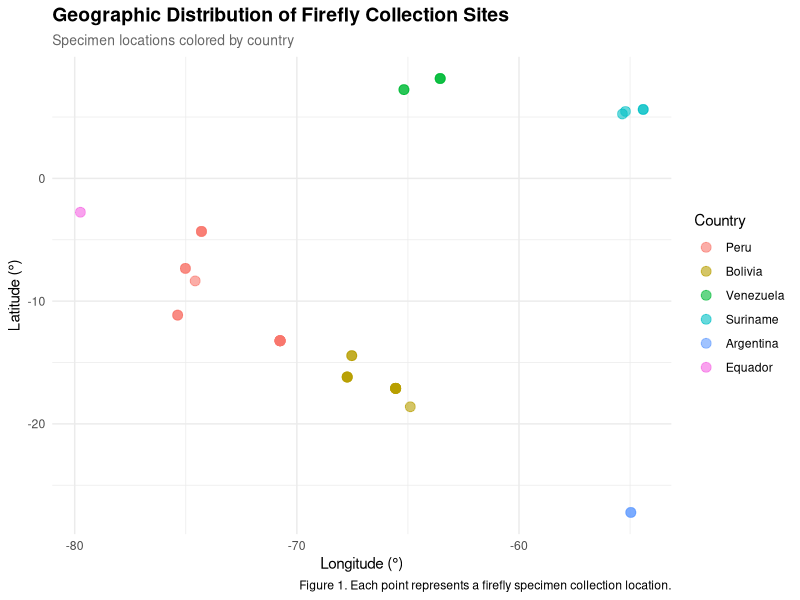
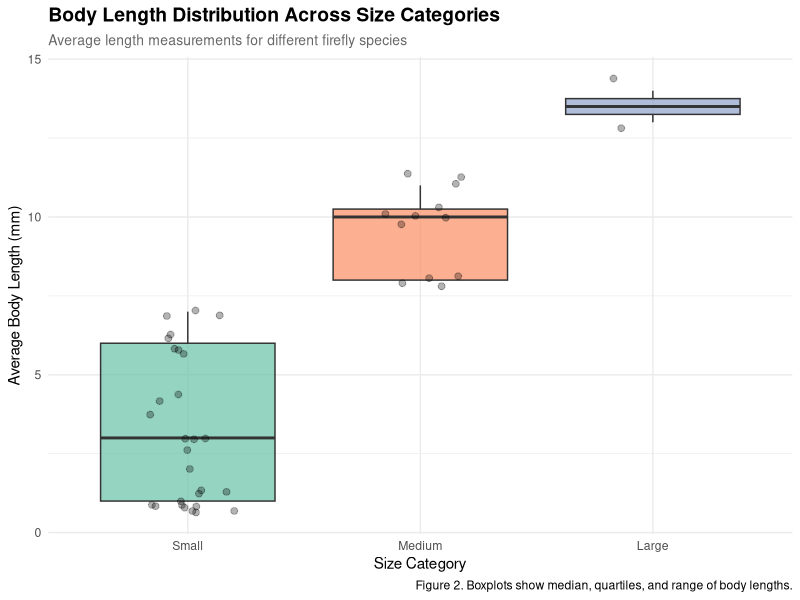

The R source for these figures, in order:
## ---- chunk 1
knitr::opts_chunk$set(echo = FALSE, warning = FALSE, message = FALSE)
## ---- chunk 2
library(readxl)
library(tidyverse)
library(here)
library(dplyr)
library(ggplot2)
library(lubridate)
library(kableExtra)
## ---- chunk 3
#Read in the datasets
firefly <- read_xlsx(here("Firefly.xlsx"))
measurements <- read_xlsx(here("Measurments.xlsx"))
## ---- chunk 4
#Data cleaning and QA/QC
#Custom function to clean species names
clean_species_name <- function(name) {
#Remove extra whitespace and standardize capitalization
  name <- str_trim(name)
  name <- str_to_lower(name)
#Check if name is valid and not na
  if (nchar(name) < 2) {
    return(NA_character_)
  } else {
    return(name)
  }
}

#Clean the firefly dataset
firefly_clean <- firefly %>%
#First, replace cells with NA
  mutate(across(where(is.character), ~na_if(., ""))) %>%
#Remove columns with all values being NA these are for future work to be filled in later and are not needed here
  select(where(~!all(is.na(.)))) %>%
  mutate(
#Clean species names using the custom function we made above
    Species = map_chr(Species, clean_species_name),
#Parse dates as month-year, establishing anything that I might have put as nd (no date) as NA, creating a new column for original date so the data is removed, we just have a column that translates our dates or easier analysis later, for this analysis it will take our date/year and translate it to the first day of the month. Keep in mind the month it correlates to shows specimens collected any time that month
    Date_original = Date,
    Date = if_else(Date %in% c("N.D.", "ND", "N.D", "nd"), 
                   NA_character_, 
                   Date),
    Date = suppressWarnings(parse_date_time(Date, orders = c("my", "ym", "b Y", "B Y"), truncated = 2)),
#Clean up the coordinates and establish them as coords
    Lat = as.numeric(Lat),
    Long = as.numeric(Long)
  ) %>%
#Remove rows with NA
  filter(!is.na(Species), !is.na(Lat), !is.na(Long))

#Clean the measurements dataset
measurements_clean <- measurements %>%
  mutate(
    Species = map_chr(Species, clean_species_name),
    Average_length = as.numeric(Average_length),
    Average_width = as.numeric(Average_width)
  ) %>%
  filter(!is.na(Species))
## ---- chunk 5
#Subsetting rows and selecting columns
#create a subset with only the columns we will need for the analysis below
firefly_subset <- firefly_clean %>%
  select(Genus, Species, Country, Prov_depto_state, Location, Lat, Long, Date)

#subset the data to countries that have good data online, it should be everything we have but this is just a precaution to clean and parse the data even more
firefly_filtered <- firefly_subset %>%
  filter(!is.na(Country), !is.na(Date))
## ---- chunk 6
#Adding new columns
firefly_enhanced <- firefly_filtered %>%
  mutate(
#Extract year, month, and establish season from date provided in the data based on location. This is going to look strange to you but keep in mind the seasons in South America are different than our own
    Year = year(Date),
    Month = month(Date, label = TRUE),
    Season = case_when(
      Month %in% c("Dec", "Jan", "Feb") ~ "Summer",
      Month %in% c("Mar", "Apr", "May") ~ "Autumn",
      Month %in% c("Jun", "Jul", "Aug") ~ "Winter",
      Month %in% c("Sep", "Oct", "Nov") ~ "Spring"
    ),
#Create a column that has the scientific name in one cell instead of having them in two seperate columns
    Scientific_name = paste(Genus, Species),
#Calculate absolute latitude (distance from equator)
    Abs_lat = abs(Lat),
  )
## ---- chunk 7
#Joining both datasets together now
firefly_complete <- firefly_enhanced %>%
  left_join(measurements_clean, by = "Species") %>%
#Add body size category based on length establishing what each size category is
  mutate(
    Size_category = case_when(
      Average_length < 8 ~ "Small",
      Average_length >= 8 & Average_length < 12 ~ "Medium",
      Average_length >= 12 ~ "Large",
      TRUE ~ "Unknown"
    )
  )
## ---- chunk 8
#Creating factors and reordering factor levels
firefly_complete <- firefly_complete %>%
  mutate(
#Convert seasons to factor with in an order that makes sense to us humans
    Season = factor(Season, levels = c("Spring", "Summer", "Autumn", "Winter")),
#Order the different size categories from small to big
    Size_category = factor(Size_category, 
                          levels = c("Small", "Medium", "Large", "Unknown")),
#Convert country to factor, ordered by frequency
    Country = fct_infreq(Country),
#Create genus factor
    Genus = as.factor(Genus.x) 
  )
## ---- chunk 9
#Summarizing data by group this should not show up in the actual knitted file as that will be represented in the next chunk in code

#Summary by country
country_summary <- firefly_complete %>%
  group_by(Country) %>%
  summarise(
    N_specimens = n(),
    N_species = n_distinct(Species),
    Mean_latitude = mean(Lat, na.rm = TRUE),
    SD_latitude = sd(Lat, na.rm = TRUE),
    Date_range_years = paste(min(Year, na.rm = TRUE), 
                             max(Year, na.rm = TRUE), 
                             sep = " - ")
  ) %>%
  arrange(desc(N_specimens))
# Summary by species
species_summary <- firefly_complete %>%
  group_by(Scientific_name, Size_category) %>%
  summarise(
    N_records = n(),
    N_countries = n_distinct(Country),
    Mean_lat = mean(Lat, na.rm = TRUE),
    Mean_length = mean(Average_length, na.rm = TRUE),
    Mean_width = mean(Average_width, na.rm = TRUE),
    .groups = "drop"
  )
## ---- chunk 10
#For or while loop

#Calculate various metrics using a loop
metrics <- list()
categories <- c("Country", "Season", "Size_category")

for (i in seq_along(categories)) {
  cat_name <- categories[i]
  
#If statement (already used above, but additional here)
  if (cat_name %in% names(firefly_complete)) {
    metrics[[cat_name]] <- firefly_complete %>%
      group_by(across(all_of(cat_name))) %>%
      summarise(count = n(), .groups = "drop") %>%
      arrange(desc(count))
  }
}
## ---- chunk 11
#Using lists or nested data frames

#Create nested data frame by country
nested_by_country <- firefly_complete %>%
  group_by(Country) %>%
  nest() %>%
  mutate(
  #Calculate summary statistics for each country
    n_records = map_int(data, nrow),
    n_species = map_int(data, ~n_distinct(.x$Species)),
    lat_range = map(data, ~range(.x$Lat, na.rm = TRUE))
  )

#Create nested data frame by species
nested_by_species <- firefly_complete %>%
  group_by(Scientific_name) %>%
  nest() %>%
  mutate(
    geographic_range = map(data, ~{
      list(
        lat_range = range(.x$Lat, na.rm = TRUE),
        long_range = range(.x$Long, na.rm = TRUE),
        countries = unique(.x$Country)
      )
    })
  )
## ---- chunk 12
#TABLE: Country-level summary
country_table <- country_summary %>%
  head(10) %>%
  select(Country, N_specimens, N_species, Mean_latitude, Date_range_years) %>%
  mutate(Mean_latitude = round(Mean_latitude, 2))
## ---- chunk 13
kable(country_table, 
      col.names = c("Country", "Specimens", "Species", "Mean Latitude", "Collection Period"),
      align = c("l", "r", "r", "r", "l")) %>%
  kable_styling(bootstrap_options = c("striped", "hover", "condensed"),
                full_width = FALSE)
## ---- chunk 14
#FIGURE 1: Scatterplot of geographic distribution
ggplot(firefly_complete, aes(x = Long, y = Lat, color = Country)) +
  geom_point(alpha = 0.6, size = 3) +
  labs(
    title = "Geographic Distribution of Firefly Collection Sites",
    subtitle = "Specimen locations colored by country",
    x = "Longitude (°)",
    y = "Latitude (°)",
    color = "Country",
    caption = "Figure 1. Each point represents a firefly specimen collection location."
  ) +
  theme_minimal() +
  theme(
    legend.position = "right",
    plot.title = element_text(size = 14, face = "bold"),
    plot.subtitle = element_text(size = 10, color = "gray40")
  )
## ---- chunk 15
#FIGURE 2: Boxplot of body size by size category
firefly_with_size <- firefly_complete %>%
  filter(!is.na(Average_length), Size_category != "Unknown")

ggplot(firefly_with_size, aes(x = Size_category, y = Average_length, fill = Size_category)) +
  geom_boxplot(alpha = 0.7) +
  geom_jitter(width = 0.2, alpha = 0.3, size = 2) +
  labs(
    title = "Body Length Distribution Across Size Categories",
    subtitle = "Average length measurements for different firefly species",
    x = "Size Category",
    y = "Average Body Length (mm)",
    fill = "Size Category",
    caption = "Figure 2. Boxplots show median, quartiles, and range of body lengths."
  ) +
  theme_minimal() +
  theme(
    legend.position = "none",
    plot.title = element_text(size = 14, face = "bold"),
    plot.subtitle = element_text(size = 10, color = "gray40")
  ) +
  scale_fill_brewer(palette = "Set2")
## ---- chunk 16
#Document session information for reproducibility
sessionInfo()
